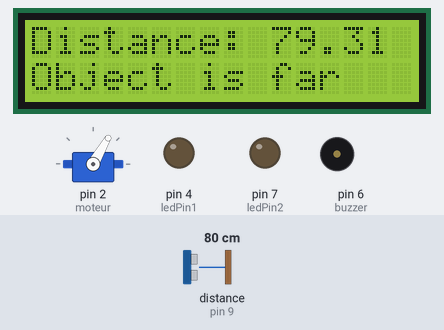
This sketch was run on a simulated Arduino Uno, built with avr-gcc and run on an emulated ATmega328P. Shown: servo, 16×2 character LCD, output pins drawn as LEDs (lit = HIGH), buzzer (waves = sounding). Wiring (inferred from the names in the program): ultrasonic range finder: trigger pin 8; echo pin 9. Inputs (shaded band) come from the test bench; at power-on: distance to the obstacle (sensor on pin 9) 80 cm. The echo pulse lasts 58.3 µs per cm; pins used as bus, display or sensor lines are not drawn.

Above: at 1.2 s.
1.3 s: distance to the obstacle (sensor on pin 9) set to 23 cm
At 2.4 s:
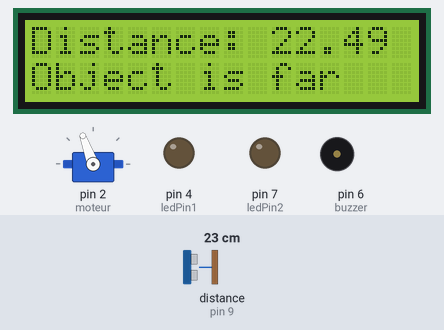
4.3 s: distance to the obstacle (sensor on pin 9) set to 19 cm
At 5.9 s:
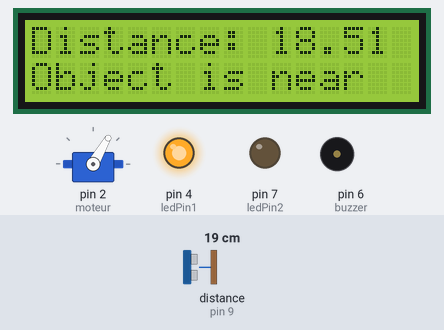
7.3 s: distance to the obstacle (sensor on pin 9) set to 12 cm
At 10.0 s:
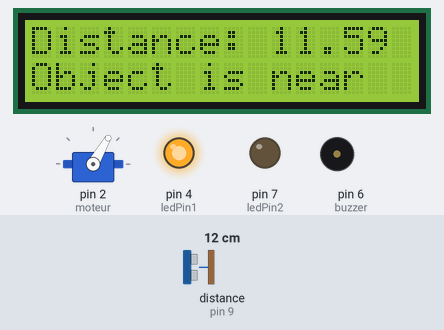
10.3 s: distance to the obstacle (sensor on pin 9) set to 9 cm
At 12.7 s:
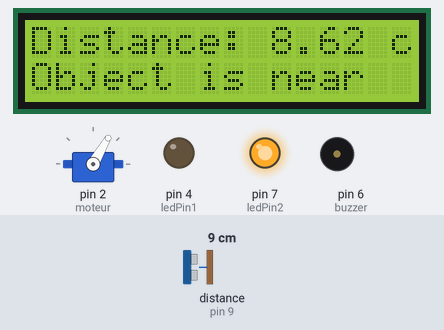
Timing chart, 0 to 40.6 s (numbered marks = the images above; inputs shaded):
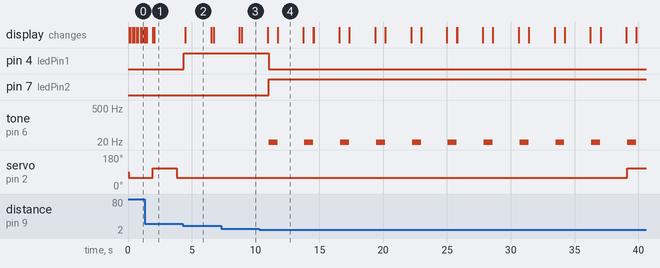

The sketch:

radar360my.ino
```cpp
#include <Servo.h>
#include <LiquidCrystal.h>

Servo myservo;
LiquidCrystal lcd(10, 11, 14, 15, 16, 17); // Creates an LCD object. Parameters: (rs, enable, d4, d5, d6, d7)

int pos = 0; // la position initiale du servo moteur
const int trigPin = 8;
const int echoPin = 9;
const int moteur = 2;
const int buzzer = 6;
const int ledPin1 = 4;
const int ledPin2 = 7;
float distanceCm, DistanceSec,duration;

void setup() {
myservo.attach(moteur); // attache le Servo moteur a la pin numéro 11
lcd.begin(16,2); // Initialiser l'interface de Lcd avec leurs Dimensions
pinMode(trigPin, OUTPUT);
pinMode(echoPin, INPUT);
pinMode(buzzer, OUTPUT);
pinMode(ledPin1, OUTPUT);
pinMode(ledPin2, OUTPUT);
DistanceSec=20;

}

void loop() {
for (pos = 0; pos <= 180; pos += 10) { // aller de 0 a 180 degée
// in steps of 1 degree
myservo.write(60); // Programmer le Servo pour aller a la position (pos)
digitalWrite(trigPin, LOW);
delayMicroseconds(2);
digitalWrite(trigPin, HIGH); //envoyer une impulsion de 10 micro seconds
delayMicroseconds(10);
digitalWrite(trigPin, LOW);

duration = pulseIn(echoPin, HIGH);
distanceCm= duration*0.034/2;
if (distanceCm <= DistanceSec)
{
  myservo.detach();
if(distanceCm <= DistanceSec/2)
{

tone(buzzer, 10); // Send 1KHz sound signal...
digitalWrite(ledPin1, LOW);
digitalWrite(ledPin2, HIGH);
delay(700);
noTone(buzzer); // Stop sound...
lcd.setCursor(0,0); // positionner le cursor a 0,0
lcd.print("Distance: "); // Printe "Distance" sur LCD
lcd.print(distanceCm); // Printe la valeur Obtenue sur LCD
lcd.print(" cm "); // Printe l'unité sur LCD
delay(10);

lcd.setCursor(0,1);
lcd.print("Object is near");
delay(2000);

}
else
{
myservo.detach();
digitalWrite(buzzer, HIGH);
digitalWrite(ledPin2, LOW);
digitalWrite(ledPin1, HIGH);
delay(100);
digitalWrite(buzzer, LOW);
lcd.setCursor(0,0); // positionner le cursor a 0,0
lcd.print("Distance: "); // Printe "Distance" sur LCD
lcd.print(distanceCm); // Printe la valeur Obtenue sur LCD
lcd.print(" cm "); // Printe l'unité sur LCD
delay(10);
lcd.setCursor(0,1);
lcd.print("Object is near ");
delay(2000);

}
}
else{ myservo.attach(2);

digitalWrite(buzzer, LOW);  //here
digitalWrite(ledPin1, LOW);
digitalWrite(ledPin2, LOW);
myservo.detach();

}
myservo.attach(2);

lcd.setCursor(0,0); // positionner le cursor a 0,0
lcd.print("Distance: "); // Printe "Distance" sur LCD
lcd.print(distanceCm); // Printe la valeur Obtenue sur LCD
lcd.print(" cm "); // Printe l'unité sur LCD
delay(10);

lcd.setCursor(13,1);
lcd.print("   ");
lcd.setCursor(0,1);

lcd.print("Object is far");
delay(80); //attendre 100ms pour que le servo cherche sa position
//myservo.detach();
}
for (pos = 180; pos >= 0; pos -= 10) { //
//myservo.attach(2);

myservo.write(110); //
digitalWrite(trigPin, LOW);
delayMicroseconds(2);
digitalWrite(trigPin, HIGH);
delayMicroseconds(10);
digitalWrite(trigPin, LOW);

duration = pulseIn(echoPin, HIGH);
distanceCm= duration*0.034/2;
if (distanceCm <= DistanceSec){
  myservo.detach();
if(distanceCm <= DistanceSec/2)
{
tone(buzzer, 10); // Send 1KHz sound signal...
digitalWrite(ledPin1, LOW);
digitalWrite(ledPin2, HIGH);
delay(700);
noTone(buzzer); // Stop sound...
lcd.setCursor(0,0); // positionner le cursor a 0,0
lcd.print("Distance: "); // Printe "Distance" sur LCD
lcd.print(distanceCm); // Printe la valeur Obtenue sur LCD
lcd.print(" cm "); // Printe l'unité sur LCD
delay(10);
lcd.setCursor(0,1);
lcd.print(" Object is near");
myservo.detach();
delay(2000);
}
else
{//myservo.attach(2);

digitalWrite(buzzer, HIGH);
digitalWrite(ledPin2, LOW);
digitalWrite(ledPin1, HIGH);
delay(100);
digitalWrite(buzzer, LOW);
lcd.setCursor(0,0); // positionner le cursor a 0,0
lcd.print("Distance: "); // Printe "Distance" sur LCD
lcd.print(distanceCm); // Printe la valeur Obtenue sur LCD
lcd.print(" cm "); // Printe l'unité sur LCD
delay(10);
lcd.setCursor(0,1);
lcd.print("Object is near");
delay(2000);
//myservo.detach();
}
}
else{myservo.attach(2);
digitalWrite(buzzer, LOW);
digitalWrite(ledPin1, LOW);
digitalWrite(ledPin2, LOW);
}

lcd.setCursor(0,0); //
lcd.print("Distance: "); //
lcd.print(distanceCm); //
lcd.print(" cm ");
delay(10);
lcd.setCursor(13,1);
lcd.print("   ");
lcd.setCursor(0,1);

lcd.print("Object is far");

delay(80);
//myservo.detach();
}
}
```

Measured:
- the behaviour switches between 21 and 20 cm on distance to the obstacle (sensor on pin 9) (found by bisection; images 1 and 2)
- the behaviour switches between 11 and 10 cm on distance to the obstacle (sensor on pin 9) (found by bisection; images 3 and 4)
- after the input at 1.3 s, the display: first changes after 0.07 s (image 1 shows a later state)
- after the input at 4.3 s, pin 4 (ledPin1): LOW → HIGH after 0.09 s; servo on pin 2 (moteur): stays 60° (without the input it goes to 110° after 1.3 s); the display: changes after 0.20 s (image 2)
- after the input at 7.3 s, the display: first differs from a run without the input after 1.6 s (image 3)
- after the input at 10.3 s, pin 4 (ledPin1): HIGH → LOW after 0.72 s; pin 7 (ledPin2): LOW → HIGH after 0.72 s; tone on pin 6 (buzzer): alternates 10 Hz for 0.70 s and silent for 2.1 s, starting after 0.72 s; servo on pin 2 (moteur): 60° → 110° after 28.8 s instead of 22.8 s
- what the display in image 2 shows lasts 2.0 s, from 4.5 s to 6.5 s
